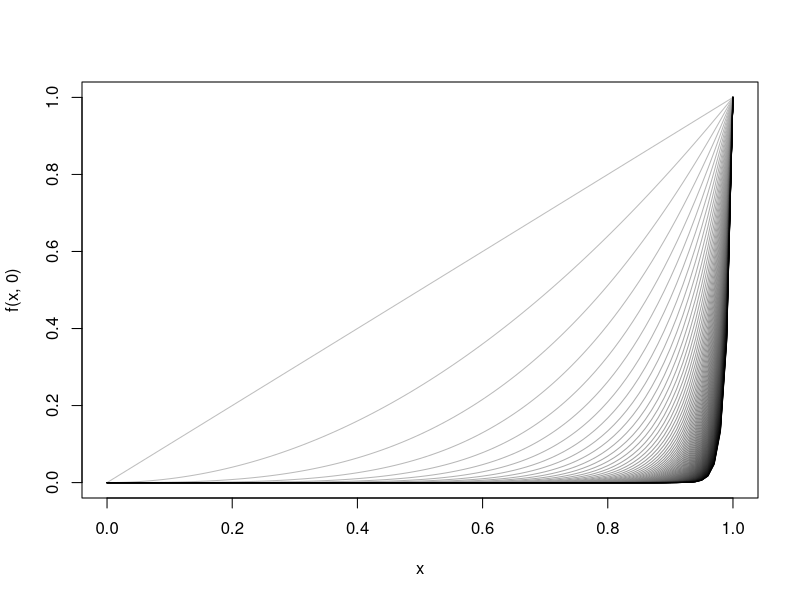
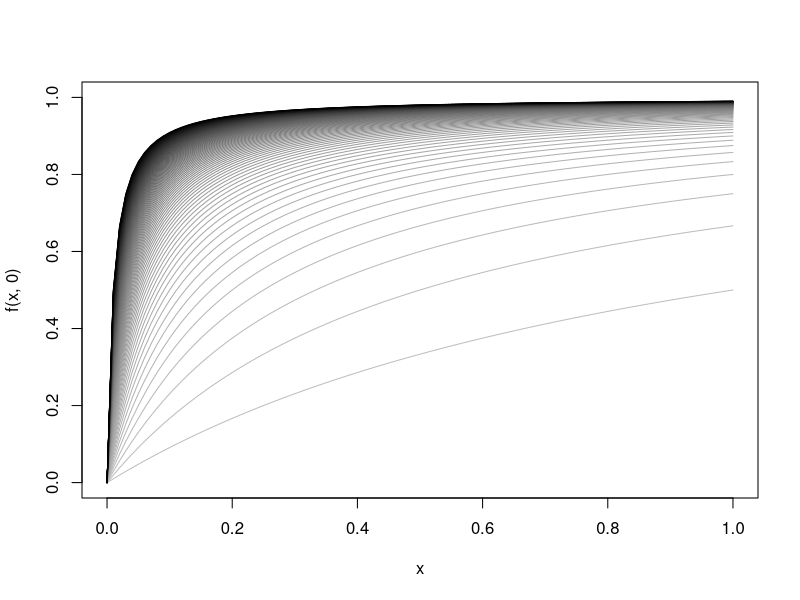
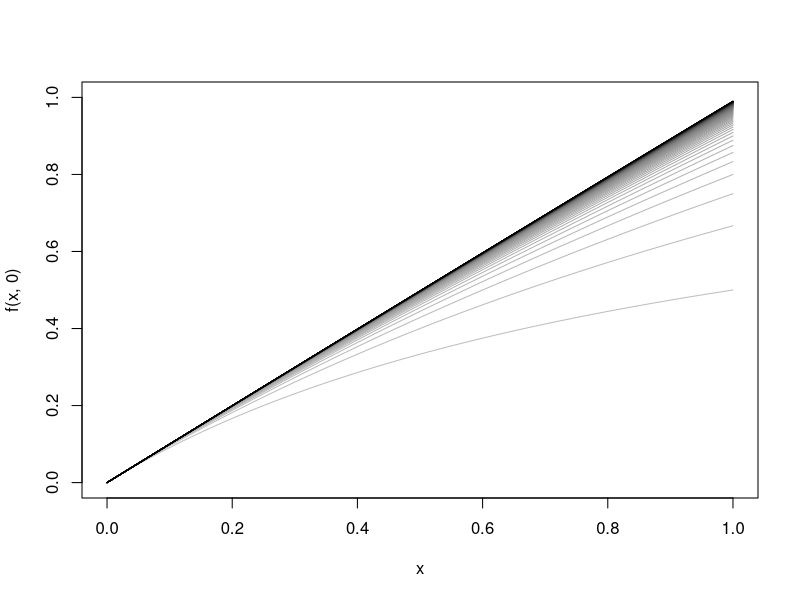
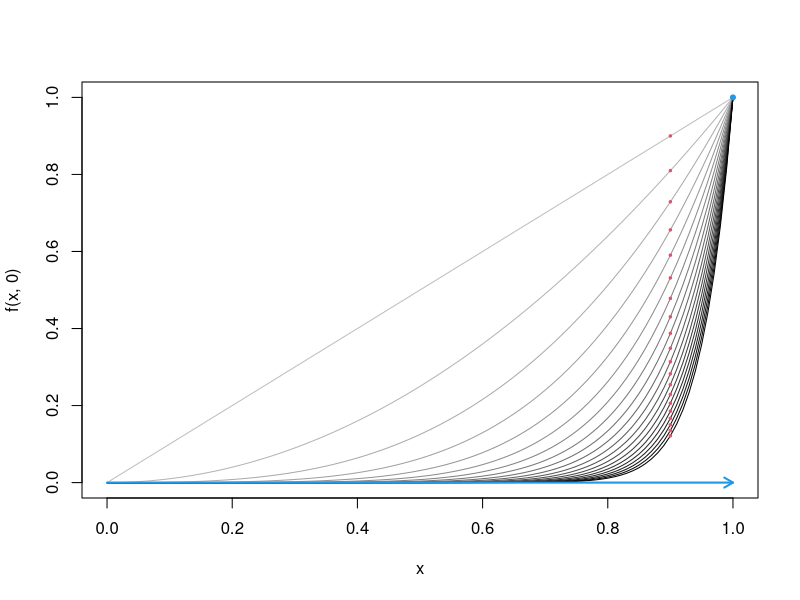
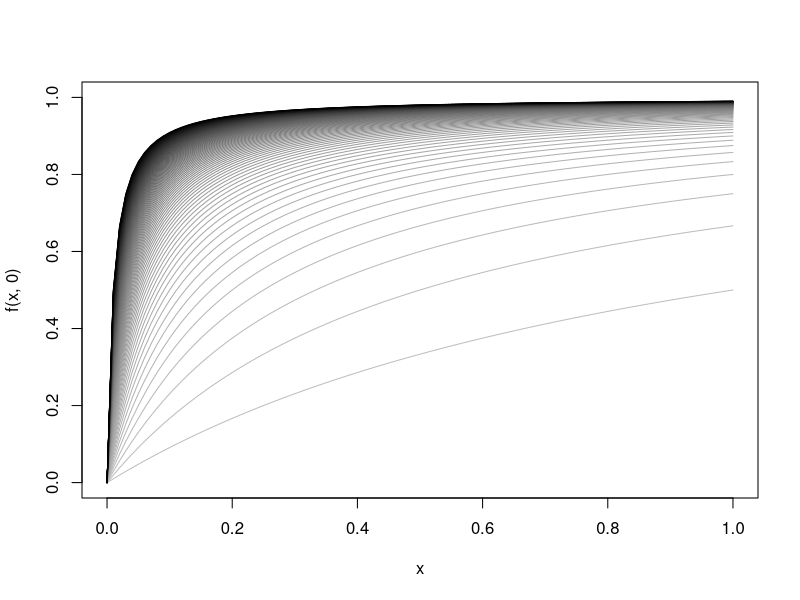
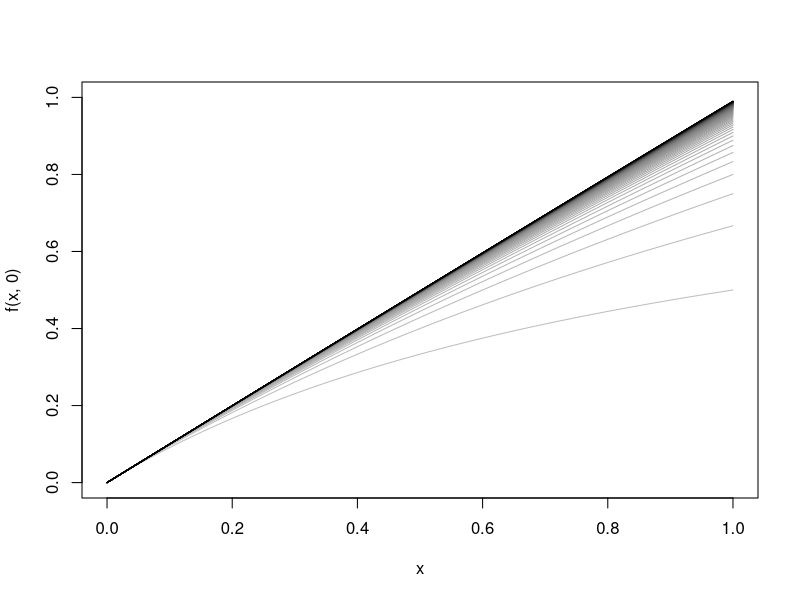
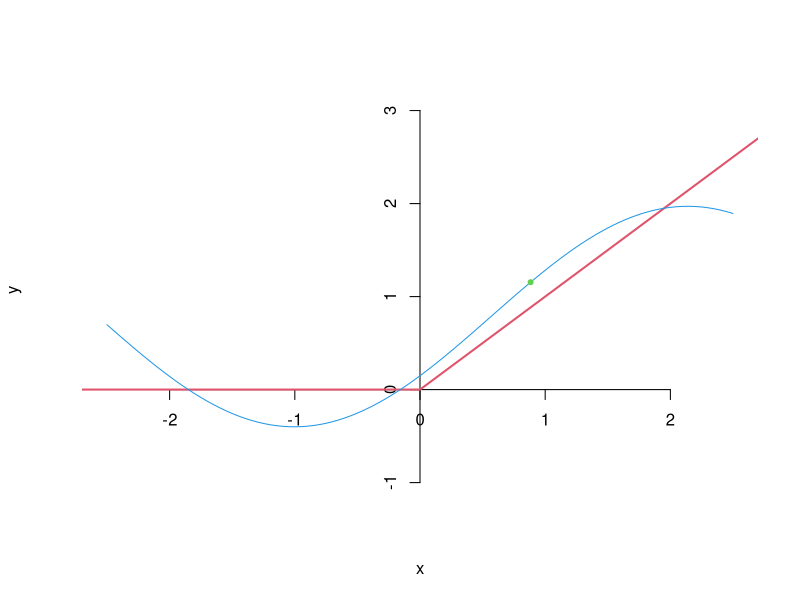
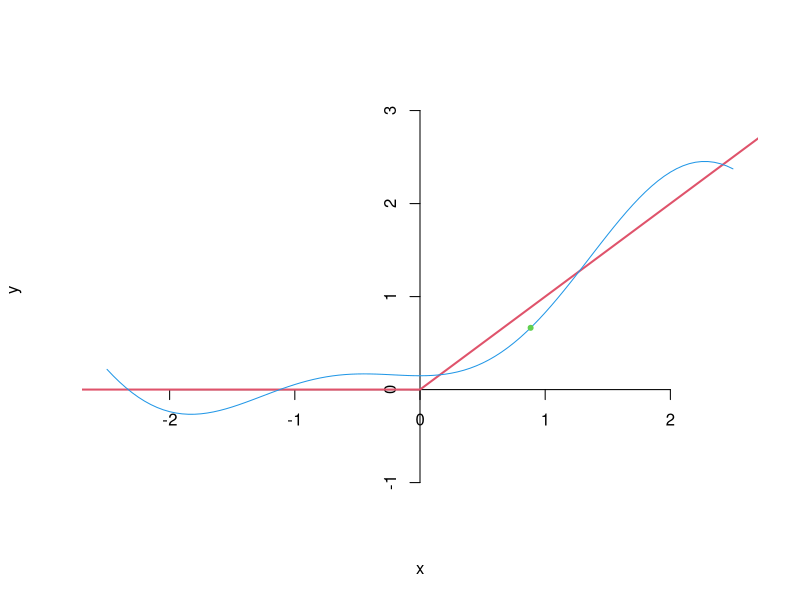

Generate these figures, in order, with R:

# Sucesiones de funciones reales ----------------------------------------------------------------



graficar <- function(f, N = 100) {
  color <- colorRampPalette(c("grey", 'black'))(N)
  curve(f(x, 0), ylim =  c(0, 1),col = 'grey', type = 'n')
  invisible(sapply(1:N, function(n) {curve(f(x, n), add = T, col = color[n]) } ))
}

f <- function(x, n) x^n
graficar(f)

f <- function(x, n) n*x / (n*x + 1)
graficar(f)

f <- function(x, n) n*x/(n+x)
graficar(f)

# 20240311 ----------------------------------------------------------------
N <- 20
x <- .9

graficar <- function(f, N = 100) {
  color <- colorRampPalette(c("grey", "black"))(N)
  curve(f(x, 0), ylim = c(0, 1),col = "grey", type = "n")
  invisible(sapply(1:N, function(n) {
    Sys.sleep(.1)
    curve(f(x, n), add = T, col = color[n])
    } ))
}

f <- function(x, n) x^n; graficar(f, N = N)
sapply(1:N, \(n) {
  Sys.sleep(.1)
  points(x, x^n, pch = 20, col = 2, cex = .5)
  })
arrows(0,0,1,0, col = 4, lwd = 2, len = .1)
points(1,1,col = 4, pch = 20)

# -------------------------------------------------------------------------


f <- function(x, n) n*x / (n*x + 1); graficar(f)
f <- function(x, n) n*x/(n+x); graficar(f)

# convergencia puntual de la serie de fourier -----------------------------

set.seed(12345)
w <- runif(1,-2,2)

Sx<-function(n,x){
  M<-0
  for (i in 1:n) M[i]<- ((-1)^i-1)/pi/i^2*cos(i*x)+(-1)^(i+1)/i*sin(i*x)
  s<-pi/4+sum(M)
  return(s)
}

S=Vectorize(Sx,vectorize.args = "x")

x<-seq(-pi,pi,0.01)
y<-c(0*x[x<0],x[x>=0])




# X11()
invisible(
  sapply(1:35, function(i) {
    Sys.sleep(.15)
    plot(x,y,"n",col=2,lwd=2,axes=F,ylim=c(-1,pi),xlim=c(-2.5,2.5))
    axis(1,pos=0)
    axis(2,pos=0)
    lines(x,y,col=2,lwd=2)
    curve(S(i,x),add=T,col=4)
    points(w,S(i,w),col=3,pch=20)
  })
)


# visto con zoom ----------------------------------------------------------

invisible(
  sapply(1:50, function(i) {
    Sys.sleep(.15)
    plot(x,y,"n",col=2,lwd=2,axes=F, ylim = c(w-.2, w +.2) ,xlim=c(w-.1, w + .1))
    axis(1, pos = w - .2)
    axis(2, pos = w - .1)
    lines(x,y,col=2,lwd=2)
    curve(S(i,x),add=T,col=4)
    segments(w,w,w,S(i,w), lty = 2, col = 3)
    points(w,S(i,w),col=3,pch=20)
  })
)



# -------------------------------------------------------------------------

graf <- function(a,b) {
  curve(x*0+1,a,b,xlim=c(0,1),lwd=2,col=2,ylim=c(0,1),axes=F)
  axis(1,pos=0)
  axis(2,pos=0)
  lines(c(a,a),c(0,1),lty=2)
  lines(c(b,b),c(0,1),lty=2)
  if (b != 1)  curve(x*0, b, 1, add = T, col = 2, lwd = 2)
  if (a != 0)  curve(x*0, 0, a, add = T, col = 2, lwd = 2)
  }

invisible(
  sapply(1:30,function(i) {
    Sys.sleep(.1)
    graf(0,1/i)
  })
)


# otro --------------------------------------------------------------------


m <- 20

M <- NULL
invisible(
  sapply(1:m,function(i) {a <- i
  sapply(1:i, function(x) {b <- x
  M <<- rbind(M,c(a,b))
  })
  }) )

u <- runif(1)

png(file="gif/gif%03d.png", width=600, height=600)
invisible(
  sapply(1:nrow(M), function(i){
    inf <- (M[i,2]-1)/M[i,1]
    sup <- M[i,2]/M[i,1]
    graf( inf , sup )
    points(u,as.numeric(u<sup && u > inf),col=4,pch=20)
    value <- as.numeric(u<sup && u > inf)
    text(.8,.7,sprintf("X_%d = %s", i, value))
    # Sys.sleep(.1)
    cat(sprintf("X_%03d = %s \n", i, value))
  } )
)
dev.off()
#system("convert -delay 50 gif/*.png animacion.gif")


res <- invisible(sapply(1:nrow(M), function(i) {
  inf <- (M[i,2]-1)/M[i,1]
  sup <- M[i,2]/M[i,1]
  as.numeric(u<sup && u > inf)
}))

plot(res, pch = 20, type = 'o')


# ejemplo fourier  -------------------------------------------------------------------

